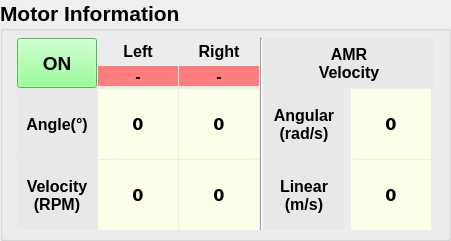
       <widget class="QGroupBox" name="AMRInfo_GroupBox">
        <property name="geometry">
         <rect>
          <x>410</x>
          <y>350</y>
          <width>451</width>
          <height>241</height>
         </rect>
        </property>
        <property name="sizePolicy">
         <sizepolicy hsizetype="Expanding" vsizetype="Expanding">
          <horstretch>0</horstretch>
          <verstretch>0</verstretch>
         </sizepolicy>
        </property>
        <property name="font">
         <font>
          <pointsize>16</pointsize>
          <weight>75</weight>
          <bold>true</bold>
         </font>
        </property>
        <property name="title">
         <string>Motor Information</string>
        </property>
        <layout class="QGridLayout" name="gridLayout_7">
         <property name="leftMargin">
          <number>0</number>
         </property>
         <property name="topMargin">
          <number>0</number>
         </property>
         <property name="rightMargin">
          <number>0</number>
         </property>
         <property name="bottomMargin">
          <number>0</number>
         </property>
         <property name="spacing">
          <number>0</number>
         </property>
         <item row="0" column="0">
          <layout class="QGridLayout" name="AMRInfo_GridLayout">
           <property name="spacing">
            <number>1</number>
           </property>
           <item row="3" column="1">
            <widget class="QLabel" name="AMRInfo_Label_LeftVelocity">
             <property name="minimumSize">
              <size>
               <width>80</width>
               <height>50</height>
              </size>
             </property>
             <property name="maximumSize">
              <size>
               <width>80</width>
               <height>70</height>
              </size>
             </property>
             <property name="font">
              <font>
               <family>Bitstream Vera Sans</family>
               <pointsize>12</pointsize>
               <weight>75</weight>
               <bold>true</bold>
              </font>
             </property>
             <property name="styleSheet">
              <string notr="true">background-color:rgb(251, 255, 231)</string>
             </property>
             <property name="text">
              <string>0</string>
             </property>
             <property name="alignment">
              <set>Qt::AlignCenter</set>
             </property>
            </widget>
           </item>
           <item row="3" column="5">
            <widget class="QLabel" name="VelInfo_Label_Linear">
             <property name="sizePolicy">
              <sizepolicy hsizetype="Maximum" vsizetype="Maximum">
               <horstretch>0</horstretch>
               <verstretch>0</verstretch>
              </sizepolicy>
             </property>
             <property name="minimumSize">
              <size>
               <width>80</width>
               <height>50</height>
              </size>
             </property>
             <property name="maximumSize">
              <size>
               <width>80</width>
               <height>70</height>
              </size>
             </property>
             <property name="font">
              <font>
               <family>Bitstream Vera Sans</family>
               <pointsize>12</pointsize>
               <weight>75</weight>
               <bold>true</bold>
              </font>
             </property>
             <property name="styleSheet">
              <string notr="true">background-color:rgb(251, 255, 231)</string>
             </property>
             <property name="text">
              <string>0</string>
             </property>
             <property name="alignment">
              <set>Qt::AlignCenter</set>
             </property>
            </widget>
           </item>
           <item row="0" column="1">
            <widget class="QLabel" name="AMRInfo_Label_LeftMotor">
             <property name="minimumSize">
              <size>
               <width>80</width>
               <height>20</height>
              </size>
             </property>
             <property name="maximumSize">
              <size>
               <width>80</width>
               <height>20</height>
              </size>
             </property>
             <property name="font">
              <font>
               <pointsize>12</pointsize>
               <weight>75</weight>
               <bold>true</bold>
              </font>
             </property>
             <property name="autoFillBackground">
              <bool>false</bool>
             </property>
             <property name="styleSheet">
              <string notr="true"/>
             </property>
             <property name="text">
              <string>Left</string>
             </property>
             <property name="alignment">
              <set>Qt::AlignCenter</set>
             </property>
            </widget>
           </item>
           <item row="3" column="4">
            <widget class="QLabel" name="VelInfo_Label_Title_Linear">
             <property name="minimumSize">
              <size>
               <width>80</width>
               <height>50</height>
              </size>
             </property>
             <property name="maximumSize">
              <size>
               <width>80</width>
               <height>70</height>
              </size>
             </property>
             <property name="font">
              <font>
               <pointsize>12</pointsize>
               <weight>75</weight>
               <bold>true</bold>
              </font>
             </property>
             <property name="layoutDirection">
              <enum>Qt::LeftToRight</enum>
             </property>
             <property name="styleSheet">
              <string notr="true">background-color:rgb(232, 232, 232)</string>
             </property>
             <property name="text">
              <string>Linear
(m/s)</string>
             </property>
             <property name="alignment">
              <set>Qt::AlignCenter</set>
             </property>
            </widget>
           </item>
           <item row="2" column="0">
            <widget class="QLabel" name="AMRInfo_Label_Angle">
             <property name="sizePolicy">
              <sizepolicy hsizetype="Minimum" vsizetype="Minimum">
               <horstretch>0</horstretch>
               <verstretch>0</verstretch>
              </sizepolicy>
             </property>
             <property name="minimumSize">
              <size>
               <width>80</width>
               <height>50</height>
              </size>
             </property>
             <property name="maximumSize">
              <size>
               <width>80</width>
               <height>70</height>
              </size>
             </property>
             <property name="font">
              <font>
               <family>Ubuntu</family>
               <pointsize>12</pointsize>
               <weight>75</weight>
               <italic>false</italic>
               <bold>true</bold>
              </font>
             </property>
             <property name="layoutDirection">
              <enum>Qt::LeftToRight</enum>
             </property>
             <property name="styleSheet">
              <string notr="true">background-color:rgb(232, 232, 232)</string>
             </property>
             <property name="text">
              <string>Angle(°)</string>
             </property>
             <property name="alignment">
              <set>Qt::AlignCenter</set>
             </property>
            </widget>
           </item>
           <item row="2" column="2">
            <widget class="QLabel" name="AMRInfo_Label_RightAngle">
             <property name="minimumSize">
              <size>
               <width>80</width>
               <height>50</height>
              </size>
             </property>
             <property name="maximumSize">
              <size>
               <width>80</width>
               <height>70</height>
              </size>
             </property>
             <property name="font">
              <font>
               <family>Bitstream Vera Sans</family>
               <pointsize>12</pointsize>
               <weight>75</weight>
               <bold>true</bold>
              </font>
             </property>
             <property name="styleSheet">
              <string notr="true">background-color:rgb(251, 255, 231)</string>
             </property>
             <property name="text">
              <string>0</string>
             </property>
             <property name="alignment">
              <set>Qt::AlignCenter</set>
             </property>
            </widget>
           </item>
           <item row="2" column="4">
            <widget class="QLabel" name="VelInfo_Label_Title_Angular">
             <property name="minimumSize">
              <size>
               <width>80</width>
               <height>50</height>
              </size>
             </property>
             <property name="maximumSize">
              <size>
               <width>80</width>
               <height>70</height>
              </size>
             </property>
             <property name="font">
              <font>
               <family>Ubuntu</family>
               <pointsize>12</pointsize>
               <weight>75</weight>
               <italic>false</italic>
               <bold>true</bold>
              </font>
             </property>
             <property name="layoutDirection">
              <enum>Qt::LeftToRight</enum>
             </property>
             <property name="styleSheet">
              <string notr="true">background-color:rgb(232, 232, 232)</string>
             </property>
             <property name="text">
              <string>Angular
(rad/s)</string>
             </property>
             <property name="alignment">
              <set>Qt::AlignCenter</set>
             </property>
            </widget>
           </item>
           <item row="3" column="0">
            <widget class="QLabel" name="AMRInfo_Label_Velocity">
             <property name="sizePolicy">
              <sizepolicy hsizetype="Minimum" vsizetype="Minimum">
               <horstretch>0</horstretch>
               <verstretch>0</verstretch>
              </sizepolicy>
             </property>
             <property name="minimumSize">
              <size>
               <width>80</width>
               <height>50</height>
              </size>
             </property>
             <property name="maximumSize">
              <size>
               <width>80</width>
               <height>70</height>
              </size>
             </property>
             <property name="font">
              <font>
               <pointsize>12</pointsize>
               <weight>75</weight>
               <bold>true</bold>
              </font>
             </property>
             <property name="layoutDirection">
              <enum>Qt::LeftToRight</enum>
             </property>
             <property name="styleSheet">
              <string notr="true">background-color:rgb(232, 232, 232)</string>
             </property>
             <property name="text">
              <string>Velocity
(RPM)</string>
             </property>
             <property name="alignment">
              <set>Qt::AlignCenter</set>
             </property>
            </widget>
           </item>
           <item row="0" column="4" rowspan="2" colspan="2">
            <widget class="QLabel" name="VelInfo_Label_Title_Top">
             <property name="sizePolicy">
              <sizepolicy hsizetype="Maximum" vsizetype="Maximum">
               <horstretch>0</horstretch>
               <verstretch>0</verstretch>
              </sizepolicy>
             </property>
             <property name="minimumSize">
              <size>
               <width>170</width>
               <height>50</height>
              </size>
             </property>
             <property name="maximumSize">
              <size>
               <width>80</width>
               <height>70</height>
              </size>
             </property>
             <property name="font">
              <font>
               <pointsize>12</pointsize>
               <weight>75</weight>
               <bold>true</bold>
              </font>
             </property>
             <property name="styleSheet">
              <string notr="true">background-color:rgb(232, 232, 232)</string>
             </property>
             <property name="text">
              <string>AMR
Velocity</string>
             </property>
             <property name="alignment">
              <set>Qt::AlignCenter</set>
             </property>
            </widget>
           </item>
           <item row="0" column="2">
            <widget class="QLabel" name="AMRInfo_Label_RightMotor">
             <property name="minimumSize">
              <size>
               <width>80</width>
               <height>20</height>
              </size>
             </property>
             <property name="maximumSize">
              <size>
               <width>80</width>
               <height>20</height>
              </size>
             </property>
             <property name="font">
              <font>
               <pointsize>12</pointsize>
               <weight>75</weight>
               <bold>true</bold>
              </font>
             </property>
             <property name="autoFillBackground">
              <bool>false</bool>
             </property>
             <property name="styleSheet">
              <string notr="true"/>
             </property>
             <property name="text">
              <string>Right</string>
             </property>
             <property name="alignment">
              <set>Qt::AlignCenter</set>
             </property>
            </widget>
           </item>
           <item row="3" column="2">
            <widget class="QLabel" name="AMRInfo_Label_RightVelocity">
             <property name="minimumSize">
              <size>
               <width>80</width>
               <height>50</height>
              </size>
             </property>
             <property name="maximumSize">
              <size>
               <width>80</width>
               <height>70</height>
              </size>
             </property>
             <property name="font">
              <font>
               <family>Bitstream Vera Sans</family>
               <pointsize>12</pointsize>
               <weight>75</weight>
               <bold>true</bold>
              </font>
             </property>
             <property name="styleSheet">
              <string notr="true">background-color:rgb(251, 255, 231)</string>
             </property>
             <property name="text">
              <string>0</string>
             </property>
             <property name="alignment">
              <set>Qt::AlignCenter</set>
             </property>
            </widget>
           </item>
           <item row="2" column="1">
            <widget class="QLabel" name="AMRInfo_Label_LeftAngle">
             <property name="minimumSize">
              <size>
               <width>80</width>
               <height>50</height>
              </size>
             </property>
             <property name="maximumSize">
              <size>
               <width>80</width>
               <height>70</height>
              </size>
             </property>
             <property name="font">
              <font>
               <family>Bitstream Vera Sans</family>
               <pointsize>12</pointsize>
               <weight>75</weight>
               <bold>true</bold>
              </font>
             </property>
             <property name="styleSheet">
              <string notr="true">background-color:rgb(251, 255, 231)</string>
             </property>
             <property name="text">
              <string>0</string>
             </property>
             <property name="alignment">
              <set>Qt::AlignCenter</set>
             </property>
            </widget>
           </item>
           <item row="0" column="0" rowspan="2">
            <widget class="QPushButton" name="AMRInfo_Btn_TorqueSwitch">
             <property name="sizePolicy">
              <sizepolicy hsizetype="Minimum" vsizetype="Minimum">
               <horstretch>0</horstretch>
               <verstretch>0</verstretch>
              </sizepolicy>
             </property>
             <property name="minimumSize">
              <size>
               <width>80</width>
               <height>50</height>
              </size>
             </property>
             <property name="maximumSize">
              <size>
               <width>80</width>
               <height>60</height>
              </size>
             </property>
             <property name="font">
              <font>
               <pointsize>14</pointsize>
               <weight>75</weight>
               <bold>true</bold>
              </font>
             </property>
             <property name="styleSheet">
              <string notr="true">background-color: rgb(125, 255, 125);</string>
             </property>
             <property name="text">
              <string>ON</string>
             </property>
            </widget>
           </item>
           <item row="1" column="1">
            <widget class="QLabel" name="AMRInfo_Label_LeftID">
             <property name="minimumSize">
              <size>
               <width>50</width>
               <height>20</height>
              </size>
             </property>
             <property name="maximumSize">
              <size>
               <width>80</width>
               <height>20</height>
              </size>
             </property>
             <property name="font">
              <font>
               <pointsize>12</pointsize>
               <weight>75</weight>
               <bold>true</bold>
              </font>
             </property>
             <property name="autoFillBackground">
              <bool>false</bool>
             </property>
             <property name="styleSheet">
              <string notr="true">background-color:rgb(255, 125, 125)</string>
             </property>
             <property name="text">
              <string>-</string>
             </property>
             <property name="alignment">
              <set>Qt::AlignCenter</set>
             </property>
            </widget>
           </item>
           <item row="2" column="5">
            <widget class="QLabel" name="VelInfo_Label_Angular">
             <property name="sizePolicy">
              <sizepolicy hsizetype="Maximum" vsizetype="Maximum">
               <horstretch>0</horstretch>
               <verstretch>0</verstretch>
              </sizepolicy>
             </property>
             <property name="minimumSize">
              <size>
               <width>80</width>
               <height>50</height>
              </size>
             </property>
             <property name="maximumSize">
              <size>
               <width>80</width>
               <height>70</height>
              </size>
             </property>
             <property name="font">
              <font>
               <family>Bitstream Vera Sans</family>
               <pointsize>12</pointsize>
               <weight>75</weight>
               <bold>true</bold>
              </font>
             </property>
             <property name="styleSheet">
              <string notr="true">background-color:rgb(251, 255, 231)</string>
             </property>
             <property name="text">
              <string>0</string>
             </property>
             <property name="alignment">
              <set>Qt::AlignCenter</set>
             </property>
            </widget>
           </item>
           <item row="1" column="2">
            <widget class="QLabel" name="AMRInfo_Label_RightID">
             <property name="minimumSize">
              <size>
               <width>50</width>
               <height>20</height>
              </size>
             </property>
             <property name="maximumSize">
              <size>
               <width>80</width>
               <height>20</height>
              </size>
             </property>
             <property name="font">
              <font>
               <pointsize>12</pointsize>
               <weight>75</weight>
               <bold>true</bold>
              </font>
             </property>
             <property name="styleSheet">
              <string notr="true">background-color:rgb(255, 125, 125)</string>
             </property>
             <property name="text">
              <string>-</string>
             </property>
             <property name="alignment">
              <set>Qt::AlignCenter</set>
             </property>
            </widget>
           </item>
           <item row="0" column="3" rowspan="4">
            <widget class="Line" name="AMRInfo_Line_Spacer">
             <property name="orientation">
              <enum>Qt::Vertical</enum>
             </property>
            </widget>
           </item>
          </layout>
         </item>
        </layout>
       </widget>
